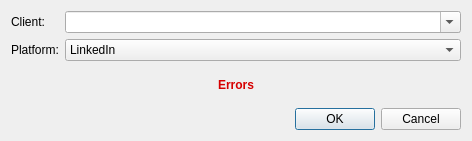
<?xml version="1.0" encoding="UTF-8"?>
<ui version="4.0">
 <class>Dialog</class>
 <widget class="QDialog" name="Dialog">
  <property name="geometry">
   <rect>
    <x>0</x>
    <y>0</y>
    <width>472</width>
    <height>141</height>
   </rect>
  </property>
  <property name="windowTitle">
   <string>New Instance...</string>
  </property>
  <property name="sizeGripEnabled">
   <bool>false</bool>
  </property>
  <layout class="QGridLayout" name="gridLayout">
   <item row="2" column="0">
    <widget class="QDialogButtonBox" name="buttonBox">
     <property name="orientation">
      <enum>Qt::Horizontal</enum>
     </property>
     <property name="standardButtons">
      <set>QDialogButtonBox::Cancel|QDialogButtonBox::Ok</set>
     </property>
    </widget>
   </item>
   <item row="0" column="0">
    <layout class="QFormLayout" name="formLayout">
     <item row="0" column="0">
      <widget class="QLabel" name="label">
       <property name="text">
        <string>Client:</string>
       </property>
      </widget>
     </item>
     <item row="0" column="1">
      <widget class="QComboBox" name="clientBox">
       <property name="editable">
        <bool>true</bool>
       </property>
      </widget>
     </item>
     <item row="1" column="0">
      <widget class="QLabel" name="label_2">
       <property name="text">
        <string>Platform:</string>
       </property>
      </widget>
     </item>
     <item row="1" column="1">
      <widget class="QComboBox" name="platformBox">
       <item>
        <property name="text">
         <string>LinkedIn</string>
        </property>
       </item>
      </widget>
     </item>
    </layout>
   </item>
   <item row="1" column="0">
    <widget class="QLabel" name="errorLabel">
     <property name="palette">
      <palette>
       <active>
        <colorrole role="WindowText">
         <brush brushstyle="SolidPattern">
          <color alpha="255">
           <red>214</red>
           <green>0</green>
           <blue>0</blue>
          </color>
         </brush>
        </colorrole>
       </active>
       <inactive>
        <colorrole role="WindowText">
         <brush brushstyle="SolidPattern">
          <color alpha="255">
           <red>214</red>
           <green>0</green>
           <blue>0</blue>
          </color>
         </brush>
        </colorrole>
       </inactive>
       <disabled>
        <colorrole role="WindowText">
         <brush brushstyle="SolidPattern">
          <color alpha="255">
           <red>120</red>
           <green>120</green>
           <blue>120</blue>
          </color>
         </brush>
        </colorrole>
       </disabled>
      </palette>
     </property>
     <property name="font">
      <font>
       <weight>75</weight>
       <bold>true</bold>
      </font>
     </property>
     <property name="text">
      <string>Errors</string>
     </property>
     <property name="alignment">
      <set>Qt::AlignCenter</set>
     </property>
    </widget>
   </item>
  </layout>
 </widget>
 <resources/>
 <connections>
  <connection>
   <sender>buttonBox</sender>
   <signal>accepted()</signal>
   <receiver>Dialog</receiver>
   <slot>accept()</slot>
   <hints>
    <hint type="sourcelabel">
     <x>248</x>
     <y>254</y>
    </hint>
    <hint type="destinationlabel">
     <x>157</x>
     <y>274</y>
    </hint>
   </hints>
  </connection>
  <connection>
   <sender>buttonBox</sender>
   <signal>rejected()</signal>
   <receiver>Dialog</receiver>
   <slot>reject()</slot>
   <hints>
    <hint type="sourcelabel">
     <x>316</x>
     <y>260</y>
    </hint>
    <hint type="destinationlabel">
     <x>286</x>
     <y>274</y>
    </hint>
   </hints>
  </connection>
 </connections>
</ui>
